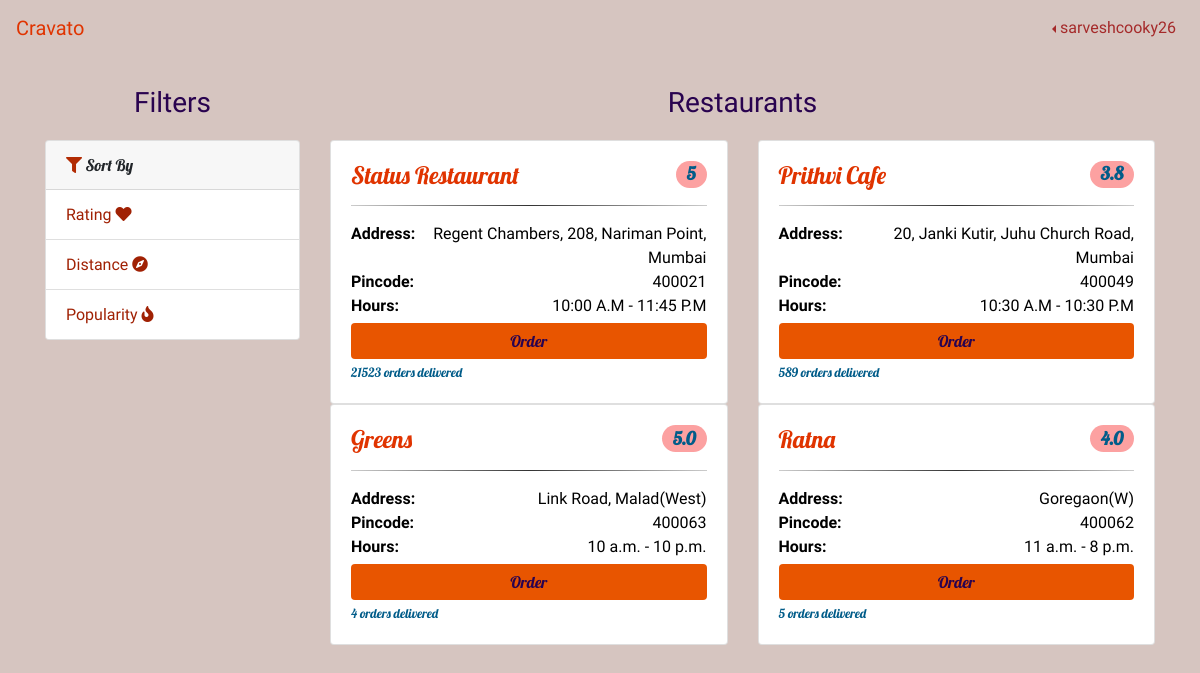
The page /user/mainpage/ (signed in) on the database its author committed.
### foodapp/models.py (models this page shows, shortened)
class RestaurantProfileInfo(models.Model):
    user=models.OneToOneField(User,related_name='restaurant_profile',on_delete=models.CASCADE)
    restaurant_name=models.CharField(max_length=64,blank=True)
    restaurant_mobile=models.CharField(max_length=20)
    restaurant_address=models.CharField(max_length=512,blank=True)
    restaurant_pincode=models.IntegerField()
    restaurant_starttime=models.TimeField(null=True)
    restaurant_endtime=models.TimeField(null=True)
    restaurant_avgrating=models.DecimalField(default=0,decimal_places=1,max_digits=2)
    restaurant_noofrating=models.IntegerField(default=0)
    restaurant_nooforder=models.IntegerField(default=0)
    restaurant_noofmenu=models.IntegerField(default=0)

### foodapp/views.py (the view, shortened to what this page needs)
def mainpage_user(request):
    if request.user.is_authenticated:
        restaurants=RestaurantProfileInfo.objects.all().order_by('restaurant_avgrating').reverse()
        url_name=resolve(request.path).url_name
        return render(request,'usermainpage.html',{'restaurants':restaurants})
    else:
        return HttpResponseRedirect(reverse('user:login_user'))

### foodapp/templates/usermainpage.html (shortened to what this page needs)
<!DOCTYPE html>
{%load staticfiles%}
{%load index%}
<html>
  <head>
  	<link rel="stylesheet" href="https://maxcdn.bootstrapcdn.com/bootstrap/4.1.3/css/bootstrap.min.css">
    <link rel="stylesheet" href="https://use.fontawesome.com/releases/v5.2.0/css/all.css">
  	<link rel="stylesheet" type="text/css" href="{%static 'css/usermainpage.css'%}">
  </head>
  <body>
  	<nav class="navbar sticky-top navbar-expand-md inner">
      <a class="navbar-brand cravato" href="#">Cravato</a>
      <div class="collapse navbar-collapse" id="navbarsExample04">
        <ul class="navbar-nav ml-auto">
          <li class="nav-item dropdown dropleft">
            <a class="nav-link dropdown-toggle" href="#" id="dropdown04" data-toggle="dropdown" aria-haspopup="true" aria-expanded="false">{{user.username}}</a>
          </li>
        </ul>
      </div>
    </nav>
  <div class="container" style="margin-top:30px">
    <div class="row">
      <div class="col-sm-3">
        <h3 class="text-center">Filters</h3>
        <div class="card text-left" style="margin-top:20px">
          <div class="card-header text-left">
            <i class="fa fa-filter" aria-hidden="true" style="color: #b22b03"></i> Sort By
          </div>
          <ul class="list-group list-group-flush">
            <li class="list-group-item lgi"><a href="{%url 'user:mainpage_user'%}">Rating <i class="fa fa-heart" aria-hidden="true"></i></a></li>
            <li class="list-group-item lgi"><a href="{%url 'user:sortdistance'%}">Distance <i class="fa fa-compass" aria-hidden="true"></i></a></li>
            <li class="list-group-item lgi"><a href="{%url 'user:sortpopularity'%}">Popularity <i class="fa fa-fire" aria-hidden="true"></i></a></li>
          </ul>
        </div>
      </div>
      <div class="col-sm-9">
        <h3 class="text-center">Restaurants</h3>
        <div class="row" style="margin-top:20px">
          <div class="col-sm-6">
            <div class="card">
              <div class="card-body">
                  <h4 class="card-title">Status Restaurant<span class="badge badge-pill rate" style="float: right;">5</span></h4> <hr>
                  <div class="text-right" style="margin-top: 5px;">
                    <p class="card-text"><strong style="float: left;">Address:</strong> Regent Chambers, 208, Nariman Point, Mumbai
                    <br><strong style="float: left;">Pincode:</strong> 400021
                    <br><strong style="float: left;">Hours:</strong> 10:00 A.M - 11:45 P.M</p>
                  </div>
                  <div style="margin-top: 5px;">
                    <button type="button" class="btn btn-block own">Order</button>
                  </div>
                  <small style="margin-top: 15px;">21523 orders delivered</small>
              </div>
            </div>
          </div>
          <div class="col-sm-6">
            <div class="card">
              <div class="card-body">
                  <h4 class="card-title">Prithvi Cafe<span class="badge badge-pill rate" style="float: right;">3.8</span></h4> <hr>
                  <div class="text-right" style="margin-top: 5px;">
                    <p class="card-text"><strong style="float: left;">Address:</strong> 20, Janki Kutir, Juhu Church Road, Mumbai
                    <br><strong style="float: left;">Pincode:</strong> 400049
                    <br><strong style="float: left;">Hours:</strong> 10:30 A.M - 10:30 P.M</p>
                  </div>
                  <div style="margin-top: 5px;">
                    <button type="button" class="btn btn-block own">Order</button>
                  </div>
                  <small style="margin-top: 15px;">589 orders delivered</small>
              </div>
            </div>
          </div>
          {%for restaurant in restaurants%}
            <div class="col-sm-6">
              <div class="card">
                <div class="card-body">
                    <h4 class="card-title">{{restaurant.restaurant_name}}<span class="badge badge-pill rate" style="float: right;">{{restaurant.restaurant_avgrating}}</span></h4> <hr>
                    <div class="text-right" style="margin-top: 5px;">
                      <p class="card-text"><strong class="bold" style="float: left;">Address:</strong> {{restaurant.restaurant_address}}
                      <br><strong style="float: left;">Pincode:</strong> {{restaurant.restaurant_pincode}}
                      <br><strong style="float: left;">Hours:</strong> {{restaurant.restaurant_starttime}} - {{restaurant.restaurant_endtime}}</p>
                    </div>
                    <div style="margin-top: 5px;">
                      <a href="{%url 'user:order_from_restaurant' restaurant.id%}"><button type="button" class="btn btn-block own">Order</button></a>
                    </div>
                    <small style="margin-top: 15px;">{{restaurant.restaurant_nooforder}} orders delivered</small>
                </div>
              </div>
            </div>
          {%endfor%}
        </div>
      </div>
    </div>
  </div>
</body>
</html>

### foodapp/static/css/usermainpage.css (style rules this page uses)
body { background: #d6c5c0; font-family: 'Lobster'; }
nav { font-family: 'Courgette'; }
nav a.cravato { color: #e03400; }
nav div ul li a { color: brown; }
hr { border: 0; height: 1px; background: #333; background-image: -webkit-linear-gradient(left, #ccc, #333, #ccc); background-image: -moz-linear-gradient(left, #ccc, #333, #ccc); background-image: -ms-linear-gradient(left, #ccc, #333, #ccc); background-image: -o-linear-gradient(left, #ccc, #333, #ccc); }
.card ul li.lgi a { font-family: 'Courgette'; text-decoration: none; color: #a02104; }
.card div.card-body h4.card-title { color:#e03400; }
.card div.card-body div.text-right p.card-text { font-family: 'Courgette' !important; color: #000000; }
h3.text-center { font-family: 'Satisfy' !important; color: #29034f; }
button.own { background: #e85500; color: #29034f; border: none; }
.card-body h4 span.rate { background: #fca1a1; color: #015c89; }
.card-body small { color:#015c89 ; }

### rows shown on the page
RestaurantProfileInfo: restaurant_name "Greens", restaurant_avgrating "5.0", restaurant_address "Link Road, Malad(West)", restaurant_pincode "400063", restaurant_starttime "10 a.m.", restaurant_endtime "10 p.m.", restaurant_nooforder "4"
RestaurantProfileInfo: restaurant_name "Ratna", restaurant_avgrating "4.0", restaurant_address "Goregaon(W)", restaurant_pincode "400062", restaurant_starttime "11 a.m.", restaurant_endtime "8 p.m.", restaurant_nooforder "5"

### other values the page prints
{{ user.username }} "sarveshcooky26"
